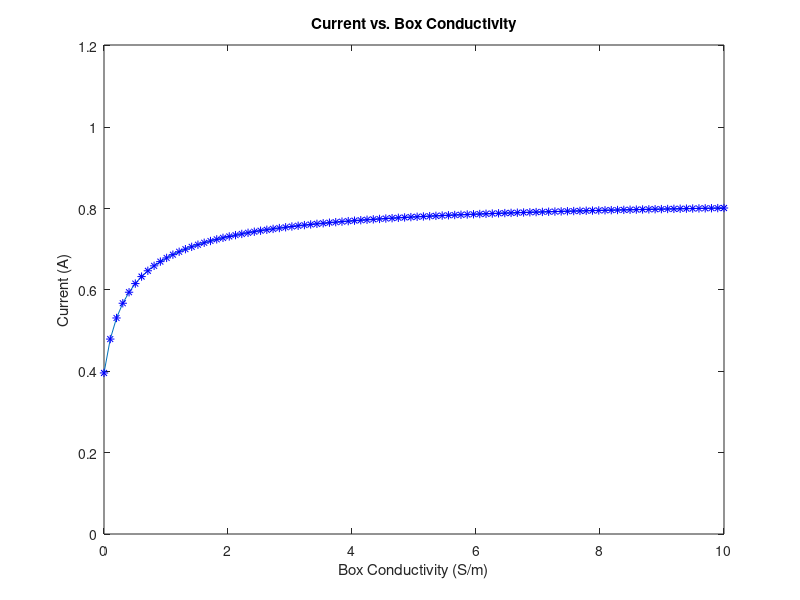

Write the MATLAB code that produced this figure.
close all;  
clear; %intialization

set(0,'DefaultFigureWindowStyle','docked');

save_plots = 1;

% Potential and Length and Width of the rectangular region
W = 2;
L = 3/2*W;
V0 = 1;

dx = 0.05;
dy = 0.05;

nx = L/dx;
ny = W/dy;

% Conductivities
sigma_inside = linspace(0, 10, 100);
sigma_outside = 1;

% GV = 0 form
G = sparse(nx*ny);
cMap = zeros(nx, ny);
B = zeros(1, nx*ny);

boxes = [nx*2/5 nx*3/5 ny*1/3 ny*2/3]; 

for counter = 1:length(sigma_inside)
    for i=1:nx
        for j=1:ny
            if i > boxes(1) && i < boxes(2) & (j < boxes(3) || j > boxes(4))
                cMap(i, j) = sigma_inside(counter);
            else
                cMap(i, j) = sigma_outside;
            end
        end
    end

    for x = 1:nx
        for y = 1:ny
            n = y + (x-1)*ny;
            nxp = y + (x+1-1)*ny;
            nxm = y + (x-1-1)*ny;
            nyp = y + 1 + (x-1)*ny;
            nym = y - 1 + (x-1)*ny;

            if x == 1
                G(n, n) = 1;
                B(n) = V0;

            elseif x == nx
                G(n, n) = 1;
                B(n) = 0;

            elseif y == 1
                G(n, nxp) = (cMap(x+1, y) + cMap(x,y))/2;
                G(n, nxm) = (cMap(x-1, y) + cMap(x,y))/2;
                G(n, nyp) = (cMap(x, y+1) + cMap(x,y))/2;            
                G(n, n) = -(G(n,nxp)+G(n,nxm)+G(n,nyp));

            elseif y == ny
                G(n, nxp) = (cMap(x+1, y) + cMap(x,y))/2;
                G(n, nxm) = (cMap(x-1, y) + cMap(x,y))/2;
                G(n, nym) = (cMap(x, y-1) + cMap(x,y))/2;
                G(n, n) = -(G(n,nxp)+G(n,nxm)+G(n,nym));

            else
                G(n, nxp) = (cMap(x+1, y) + cMap(x,y))/2;
                G(n, nxm) = (cMap(x-1, y) + cMap(x,y))/2;
                G(n, nyp) = (cMap(x, y+1) + cMap(x,y))/2;
                G(n, nym) = (cMap(x, y-1) + cMap(x,y))/2;
                G(n, n) = -(G(n,nxp)+G(n,nxm)+G(n,nyp)+G(n,nym));
            end
        end
    end

    % Get the solution of the voltage
    V = G\B';

    VMap = zeros(ny, nx);
    for i = 1:nx
        for j = 1:ny
            n = j + (i-1)*ny;
            VMap(j,i) = V(n);
        end
    end

    % Show plot of the electric field
    [Ex, Ey] = gradient(VMap);
    Jx = -cMap'.*Ex;
    Jy = -cMap'.*Ey;

    Ex = -Ex;
    Ey = -Ey;

    eFlowx = cMap .* Ex';
    eFlowy = cMap .* Ey';

    C0 = sum(eFlowx(1,:));
    Cnx = sum(eFlowx(nx, :));
    
    Curr(counter) = (C0 + Cnx) * 0.5;

end

figure('name', 'Current vs. Box Conductivity');
plot(sigma_inside, Curr)
hold on
    plot(sigma_inside, Curr, 'b*');
hold off
xlabel('Box Conductivity (S/m)');
ylabel('Current (A)');
title('Current vs. Box Conductivity');
ylim([0 1.5*max(Curr)])

if save_plots
    FN2 = 'Question 2d';   
    print(gcf, '-dpng', '-r600', FN2);  %Save graph in PNG
end

